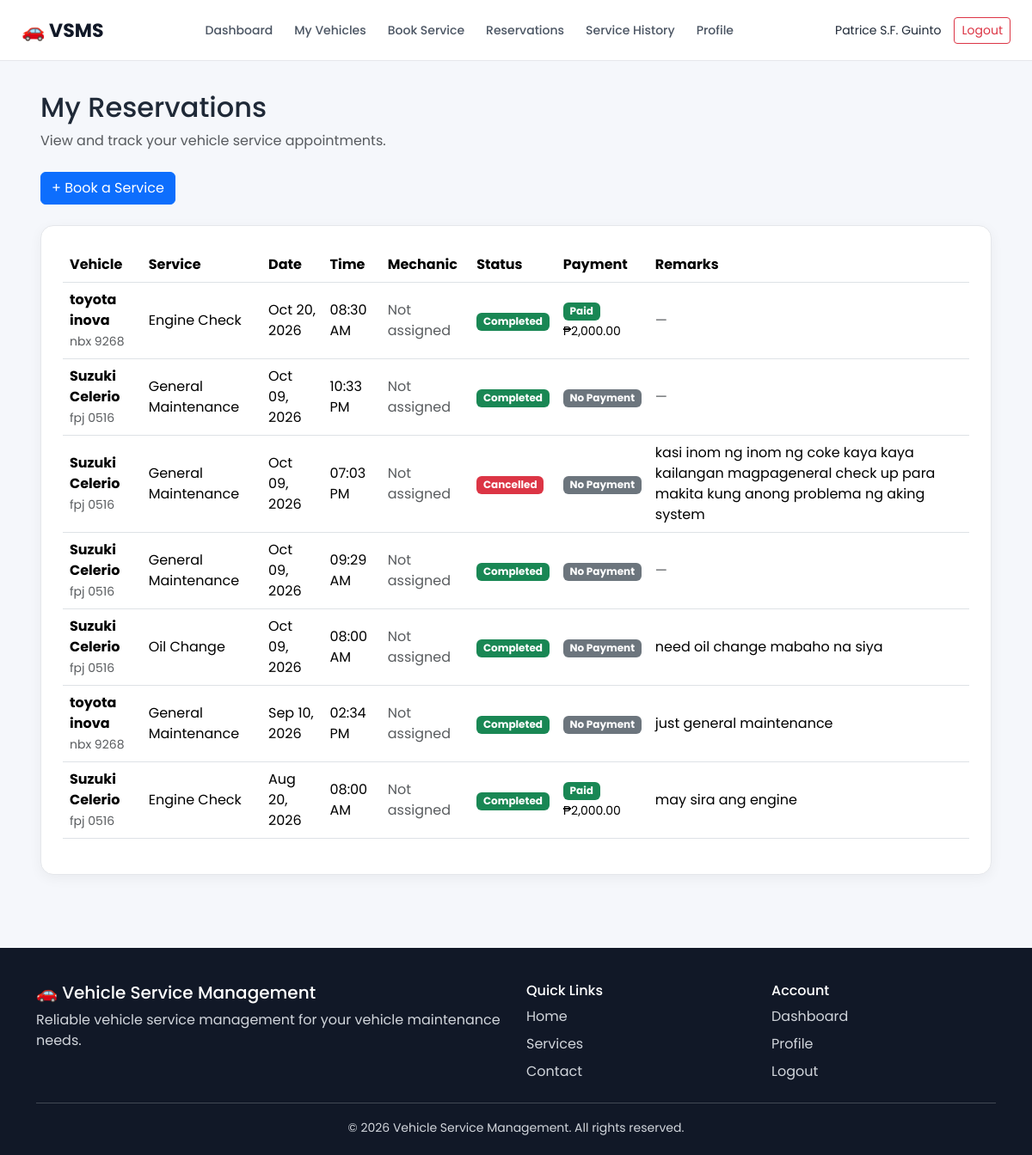
Screenshot of /customer/reservations.php (signed in) with the database file from the repository.
### tables this page shows
CREATE TABLE `reservations` (
  `id` int(11) NOT NULL,
  `reference_number` varchar(30) DEFAULT NULL,
  `user_id` int(11) DEFAULT NULL,
  `customer_id` int(11) DEFAULT NULL,
  `vehicle_id` int(11) NOT NULL,
  `service_type` varchar(100) NOT NULL,
  `appointment_date` date NOT NULL,
  `appointment_time` time NOT NULL,
  `remarks` text DEFAULT NULL,
  `status` enum('Pending','Approved','In Progress','Completed','Cancelled') DEFAULT 'Pending',
  `mechanic_id` int(11) DEFAULT NULL,
  `created_at` timestamp NOT NULL DEFAULT current_timestamp()
);

CREATE TABLE `vehicles` (
  `id` int(11) NOT NULL,
  `user_id` int(11) DEFAULT NULL,
  `customer_id` int(11) DEFAULT NULL,
  `brand` varchar(50) NOT NULL,
  `model` varchar(50) NOT NULL,
  `year` year(4) NOT NULL,
  `plate_number` varchar(20) NOT NULL,
  `color` varchar(30) DEFAULT NULL,
  `created_at` timestamp NOT NULL DEFAULT current_timestamp()
);

CREATE TABLE `payments` (
  `id` int(11) NOT NULL,
  `reservation_id` int(11) NOT NULL,
  `amount` decimal(10,2) NOT NULL,
  `payment_method` enum('Cash','GCash','Bank Transfer','Card') NOT NULL DEFAULT 'Cash',
  `status` enum('Pending','Paid','Cancelled') NOT NULL DEFAULT 'Pending',
  `reference_number` varchar(100) DEFAULT NULL,
  `paid_at` datetime DEFAULT NULL,
  `created_at` timestamp NOT NULL DEFAULT current_timestamp()
);

### customer/reservations.php (the view, shortened to what this page needs)
<?php
include "../includes/customer_header.php";
$user_id = $_SESSION['customer_id'];
$query = "
    SELECT
        r.id,
        r.service_type,
        r.appointment_date,
        r.appointment_time,
        r.remarks,
        r.status,
        v.brand,
        v.model,
        v.plate_number,
        p.status AS payment_status,
        p.amount AS payment_amount
    FROM reservations r
    INNER JOIN vehicles v
        ON r.vehicle_id = v.id
    LEFT JOIN payments p
        ON r.id = p.reservation_id
    WHERE r.user_id = ?
    ORDER BY
        r.appointment_date DESC,
        r.appointment_time DESC
";
$stmt = mysqli_prepare($conn, $query);
mysqli_stmt_bind_param(
    $stmt,
    "i",
    $user_id
);
mysqli_stmt_execute($stmt);
$result = mysqli_stmt_get_result($stmt);
?>
<div class="container-fluid">
    <div class="mb-4">
        <h2>
            My Reservations
        </h2>
        <p class="text-muted">
            View and track your vehicle service appointments.
        </p>
    </div>
    <div class="mb-4">
        <a href="book_service.php" class="btn btn-primary">
            + Book a Service
        </a>
    </div>
    <div class="dashboard-card">
        <?php if (mysqli_num_rows($result) > 0): ?>
        <div class="table-responsive">
            <table class="table table-hover align-middle">
                <thead>
                    <tr>
                        <th>Vehicle</th>
                        <th>Service</th>
                        <th>Date</th>
                        <th>Time</th>
                        <th>Mechanic</th>
                        <th>Status</th>
                        <th>Payment</th>
                        <th>Remarks</th>
                    </tr>
                </thead>
                <tbody>
                    <?php while ($reservation = mysqli_fetch_assoc($result)): ?>
                    <tr>
                        <td>
                            <strong>
                                <?= htmlspecialchars($reservation['brand']); ?>
                                <?= htmlspecialchars($reservation['model']); ?>
                            </strong>
                            <br>
                            <small class="text-muted">
                                <?= htmlspecialchars($reservation['plate_number']); ?>
                            </small>
                        </td>
                        <td>
                            <?= htmlspecialchars($reservation['service_type']); ?>
                        </td>
                        <td>
                            <?= date(
                                        'M d, Y',
                                        strtotime($reservation['appointment_date'])
                                    ); ?>
                        </td>
                        <td>
                            <?= date(
                                        'h:i A',
                                        strtotime($reservation['appointment_time'])
                                    ); ?>
                        </td>
                        <td>
                            <span class="text-muted">
                                Not assigned
                            </span>
                        </td>
                        <td>
                            <?php
                                    $status = $reservation['status'];
                                    $status_class = 'secondary';
                                    if ($status === 'Pending') {
                                        $status_class = 'warning';
                                    } elseif ($status === 'Approved') {
                                        $status_class = 'primary';
                                    } elseif ($status === 'In Progress') {
                                        $status_class = 'info';
                                    } elseif ($status === 'Completed') {
                                        $status_class = 'success';
                                    } elseif ($status === 'Cancelled') {
                                        $status_class = 'danger';
                                    }
                                    ?>
                            <span class="badge text-bg-<?= $status_class; ?>">
                                <?= htmlspecialchars($status); ?>
                            </span>
                        </td>
                        <td>
                            <?php if (empty($reservation['payment_status'])): ?>
                            <span class="badge text-bg-secondary">
                                No Payment
                            </span>
                            <?php elseif ($reservation['payment_status'] === 'Paid'): ?>
                            <span class="badge text-bg-success">
                                Paid
                            </span>
                            <br>
                            <small>
                                ₱<?= number_format(
                $reservation['payment_amount'],
                2
            ); ?>
                            </small>
                            <?php elseif ($reservation['payment_status'] === 'Pending'): ?>
                            <span class="badge text-bg-warning">
                                Pending
                            </span>
                            <?php else: ?>
                            <span class="badge text-bg-danger">
                                Cancelled
                            </span>
                            <?php endif; ?>
                        </td>
                        <td>
                            <?php if (!empty($reservation['remarks'])): ?>
                            <?= htmlspecialchars($reservation['remarks']); ?>
                            <?php else: ?>
                            <span class="text-muted">
                                —
                            </span>
                            <?php endif; ?>
                        </td>
                    </tr>
                    <?php endwhile; ?>
                </tbody>
            </table>
        </div>
        <?php endif; ?>
    </div>
</div>
<?php
include "../includes/customer_footer.php";
?>

### css/customer.css (style rules this page uses)
* { box-sizing: border-box; }
body { margin: 0; font-family: 'Poppins', sans-serif; background: #f5f7fb; color: #1f2937; }
.dashboard-card { background: #ffffff; border-radius: 15px; padding: 25px; border: 1px solid #e5e7eb; box-shadow: 0 4px 15px rgba(0, 0, 0, 0.05); }

### rows the page displays
reservations: vehicle.brand "toyota", vehicle.model "inova", vehicle.plate_number "nbx 9268", service_type "Engine Check", appointment_date "Oct 20, 2026", appointment_time "08:30 AM", status "Completed", payments.amount "2,000.00"
reservations: vehicle.brand "Suzuki", vehicle.model "Celerio", vehicle.plate_number "fpj 0516", service_type "General Maintenance", appointment_date "Oct 09, 2026", appointment_time "10:33 PM", status "Completed", shows "No Payment"
reservations: vehicle.brand "Suzuki", vehicle.model "Celerio", vehicle.plate_number "fpj 0516", service_type "General Maintenance", appointment_date "Oct 09, 2026", appointment_time "07:03 PM", status "Cancelled", shows "No Payment", remarks "kasi inom ng inom ng coke kaya kaya kailangan magpageneral check up para makita kung anong problema ng aking system"
reservations: vehicle.brand "Suzuki", vehicle.model "Celerio", vehicle.plate_number "fpj 0516", service_type "General Maintenance", appointment_date "Oct 09, 2026", appointment_time "09:29 AM", status "Completed", shows "No Payment"
reservations: vehicle.brand "Suzuki", vehicle.model "Celerio", vehicle.plate_number "fpj 0516", service_type "Oil Change", appointment_date "Oct 09, 2026", appointment_time "08:00 AM", status "Completed", shows "No Payment", remarks "need oil change mabaho na siya"
reservations: vehicle.brand "toyota", vehicle.model "inova", vehicle.plate_number "nbx 9268", service_type "General Maintenance", appointment_date "Sep 10, 2026", appointment_time "02:34 PM", status "Completed", shows "No Payment", remarks "just general maintenance"
reservations: vehicle.brand "Suzuki", vehicle.model "Celerio", vehicle.plate_number "fpj 0516", service_type "Engine Check", appointment_date "Aug 20, 2026", appointment_time "08:00 AM", status "Completed", payments.amount "2,000.00", remarks "may sira ang engine"

### other values shown
$_SESSION['customer_name'] "Patrice S.F. Guinto"
